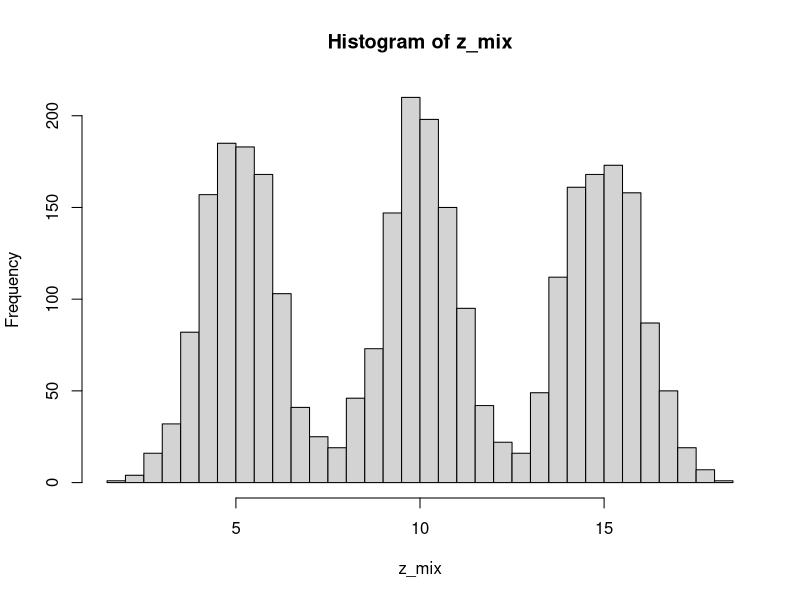

The R script that drew this image: (Note: this script raises an error after producing the figure.)
## ---- chunk 1
knitr::opts_chunk$set(echo = TRUE)
## ---- chunk 2
set.seed(525)

n <- 1000
z1 <- rnorm(n, mean = 15, sd = 1)
z2 <- rnorm(n, mean = 10, sd = 1)
z3 <- rnorm(n, mean = 5, sd = 1)

z_mix <- c(z1, z2, z3)
## ---- chunk 3
hist(z_mix, breaks = 60)
## ---- chunk 4
std_norm <- rnorm(n = 1000)
## ---- chunk 5
library(FNN)
KL.divergence(rnorm(1000, mean = 0, sd = 1),
              rnorm(1000, mean = 1, sd = 1),
              k=100) %>% mean()
## ---- chunk 6
dnorm(0)

## ---- chunk 7
x <- 0
1/(sqrt(2*pi)*1)*exp(-1/(2*1)*(x-0)^2)
## ---- chunk 8
x <- 0
(1/3)*dnorm(x, mean = 0, sd = 1) + (1/3)*dnorm(x, mean = 5, sd = 1) + (1/3)*dnorm(x, mean = 10, sd = 1)
## ---- chunk 9
get_post <- function(x){
  (1/3)*dnorm(x, mean = 0, sd = 1) +
    (1/3)*dnorm(x, mean = 5, sd = 1) + 
    (1/3)*dnorm(x, mean = 10, sd = 1)
}
## ---- chunk 10
get_post(0)
## ---- chunk 11
set.seed(525)

n <- 1000
z <- rnorm(n)

t_fun <- function(z, phi){
  sqrt(36/13)*z + phi
}

get_Exp_post <- function(phi_in){

  mean(log( sqrt(13/36) * dnorm(z) ) -
       log( get_post(t_fun(z, phi = phi_in) ) )
       )
}

## ---- chunk 12
get_Exp_post(phi_in = 5.3)
## ---- chunk 13
library(tidyverse)
## ---- chunk 14
phi_list <- seq(from = 0, to = 10, by = 0.01)

result_1 <- map_dbl(phi_list, ~get_Exp_post(.x))

plot(x = phi_list, y = result_1, type = "l")
## ---- chunk 15
phi_list[which.min(result_1)]
## ---- chunk 16
trans_z <- t_fun(z, phi = 5.4)
## ---- chunk 17
hist(trans_z)
## ---- chunk 18
library(MASS)
library(mvtnorm)
## ---- chunk 19
set.seed(525)
sample_size <- 1000                                       
mean_z1 <- c(10, 5)                                   
cov_z1 <- matrix(c(1, 0, 0, 1), ncol = 2)
mean_z2 <- c(20, 10)
mean_z3 <- c(17.5, 0)
  
z1 <- rmvnorm(n = sample_size,
              mean = mean_z1,
              sigma = cov_z1)

z2 <- rmvnorm(n = sample_size,
              mean = mean_z2,
              sigma = cov_z1)

z3 <- rmvnorm(n = sample_size,
              mean = mean_z3,
              sigma = cov_z1)

z_all <- rbind(z1, z2, z3)

head(z_all)
## ---- chunk 20
plot(x = z_all[,1], y = z_all[,2])
## ---- chunk 21

get_post_2d <- function(z){
  (1/3)*dmvnorm(z, mean = mean_z1, sigma = cov_z1) +
    (1/3)*dmvnorm(z, mean = mean_z2, sigma = cov_z1) + 
    (1/3)*dmvnorm(z, mean = mean_z3, sigma = cov_z1)
}

## ---- chunk 22
z_all[1,]
## ---- chunk 23
c(10.431526, 3.930934)
## ---- chunk 24
get_post_2d(z_all[1,])
## ---- chunk 25
set.seed(525)

n <- 1000
z <- rmvnorm(n = n,
              mean = c(0,0),
              sigma = cov_z1)

t_fun <- function(z, phi){
  sqrt(36/13)*z + phi
}

get_Exp_post_2d <- function(phi_in){

  mean(log( sqrt(13/36) * dmvnorm(z) ) -
       log( get_post_2d(t_fun(z, phi = phi_in) ) )
       )
}

## ---- chunk 26
z %>% head()
## ---- chunk 27
t_fun(z, phi = 5) %>% head()
## ---- chunk 28
dmvnorm(z[1,])
## ---- chunk 29
dmvnorm(c(0,0))
## ---- chunk 30
dmvnorm(c(17.9690,-0.5707), mean = c(17.5, 0), sigma = cov_z1)/3 +
dmvnorm(c(17.9690,-0.5707), mean = c(10, 5), sigma = cov_z1)/3 +
dmvnorm(c(17.9690,-0.5707), mean = c(20, 10), sigma = cov_z1)/3
## ---- chunk 31
dnorm(x=-0.1062, mean = 10, sd = 1)
## ---- chunk 32
log( sqrt(13/36) * dmvnorm(z) ) %>% head()
## ---- chunk 33
get_Exp_post_2d(phi_in = 3)
## ---- chunk 34
phi_list <- seq(from = 0, to = 10, by = 0.01)

result_1 <- map_dbl(phi_list, ~get_Exp_post_2d(.x))

plot(x = phi_list, y = result_1, type = "l")
## ---- chunk 35
z<- rnorm(1000)

mean(log(1/1*dnorm(z)) - log(dnorm(z, mean = 10)))
